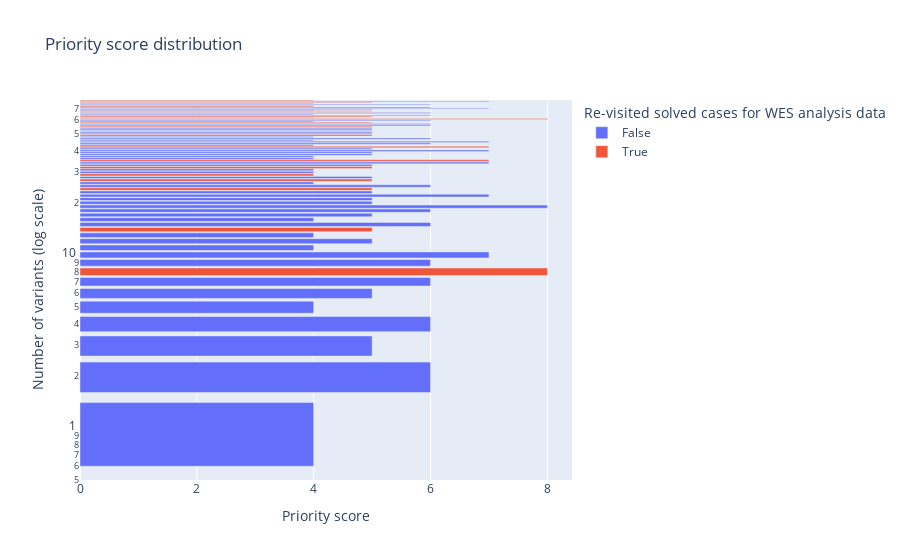

The code cell stored with this chart in its notebook:
### Code cell
# Plot bar plot for priority score distribution
# x-axis: Priority score
# y-axis: Number of variants (not log scale)
# color: (is_gene_match == True) or (is_gene_match == False)
fig = px.bar(df, x='PrioritySscore', color='is_gene_match',
             labels={'PrioritySscore': 'Priority score', 'count': 'Number of variants'},
             title='Priority score distribution',
             log_y=True)

# X-axis title
fig.update_xaxes(title_text='Priority score')
# Y-axis title
fig.update_yaxes(title_text='Number of variants (log scale)')
# Legend title
fig.update_layout(legend_title_text='Re-visited solved cases for WES analysis data')

fig.show()

### Figure 1 — Plotly figure (JSON) as saved in the notebook; plotly's stock layout.template omitted (floating-point values rounded to 4 significant figures)
{"data": [{"alignmentgroup": "True", "hovertemplate": "is_gene_match=False<br>Priority score=%{x}<br>index=%{y}<extra></extra>", "legendgroup": "False", "marker": {"color": "#636efa", "pattern": {"shape": ""}}, "name": "False", "offsetgroup": "False", "orientation": "h", "showlegend": true, "textposition": "auto", "type": "bar", "x": [4, 4, 6, 5, 6, 4, 5, 6, 6, 7, 4, 5, 4, 6, 4, 5, 6, 8, 5, 5, 7, 5, 6, 4, 5, 4, 4, 5, 7, 4, 4, 5, 5, 7, 5, 4, 6, 7, 4, 6, 4, 5, 5, 5, 5, 5, 6, 6, 4, 6, 4, 6, 4, 6, 4, 7, 6, 4, 6], "xaxis": "x", "y": [0, 1, 2, 3, 4, 5, 6, 7, 9, 10, 11, 12, 13, 15, 16, 17, 18, 19, 20, 21, 22, 23, 25, 26, 28, 30, 31, 33, 34, 36, 37, 38, 39, 40, 41, 43, 44, 45, 46, 47, 48, 49, 51, 52, 53, 54, 56, 57, 59, 60, 62, 64, 65, 66, 68, 70, 71, 73, 74], "yaxis": "y"}, {"alignmentgroup": "True", "hovertemplate": "is_gene_match=True<br>Priority score=%{x}<br>index=%{y}<extra></extra>", "legendgroup": "True", "marker": {"color": "#EF553B", "pattern": {"shape": ""}}, "name": "True", "offsetgroup": "True", "orientation": "h", "showlegend": true, "textposition": "auto", "type": "bar", "x": [8, 5, 5, 5, 4, 5, 7, 7, 5, 5, 5, 8, 5, 5, 5, 4, 4, 5, 7, 4], "xaxis": "x", "y": [8, 14, 24, 27, 29, 32, 35, 42, 50, 55, 58, 61, 63, 67, 69, 72, 75, 76, 77, 78], "yaxis": "y"}], "layout": {"barmode": "relative", "legend": {"title": {"text": "Re-visited solved cases for WES analysis data"}, "tracegroupgap": 0}, "title": {"text": "Priority score distribution"}, "xaxis": {"anchor": "y", "domain": [0, 1], "title": {"text": "Priority score"}}, "yaxis": {"anchor": "x", "domain": [0, 1], "title": {"text": "Number of variants (log scale)"}, "type": "log"}}}
